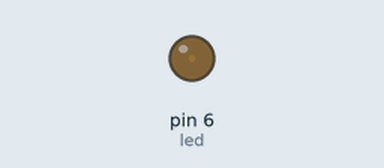
Recording of a sketch running on a simulated Arduino Uno, built with avr-gcc and run on an emulated ATmega328P. Shown: output pins drawn as LEDs (lit = HIGH). What the sketch prints to the serial monitor is not drawn.

Above: at 0.05 s.
At 1.15 s:
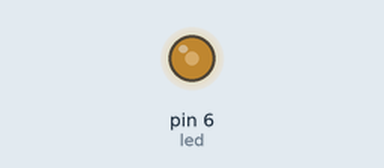
At 2.3 s:
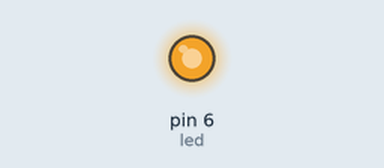
At 4.6 s:
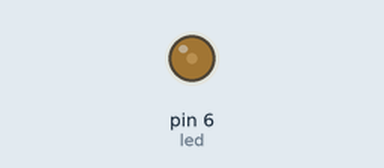
Timing chart, 0 to 6.7 s (numbered marks = the images above):
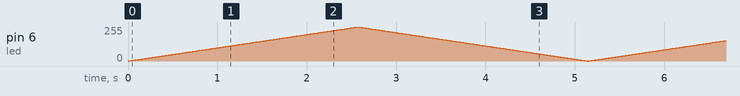

The sketch:

Main.ino
```cpp
int led = 6;
void setup()
{
    pinMode(led,OUTPUT);
    Serial.begin(9600);
}
void loop()

{
    for(int i = 0;i <= 255;i++)
    {
        analogWrite(led,i);
        Serial.println("hu");
        delay(10);
    }
    for(int i = 255;i >= 0;i--)
    {
        analogWrite(led,i);
        Serial.println("xi");
        delay(10);
    }
}
```
